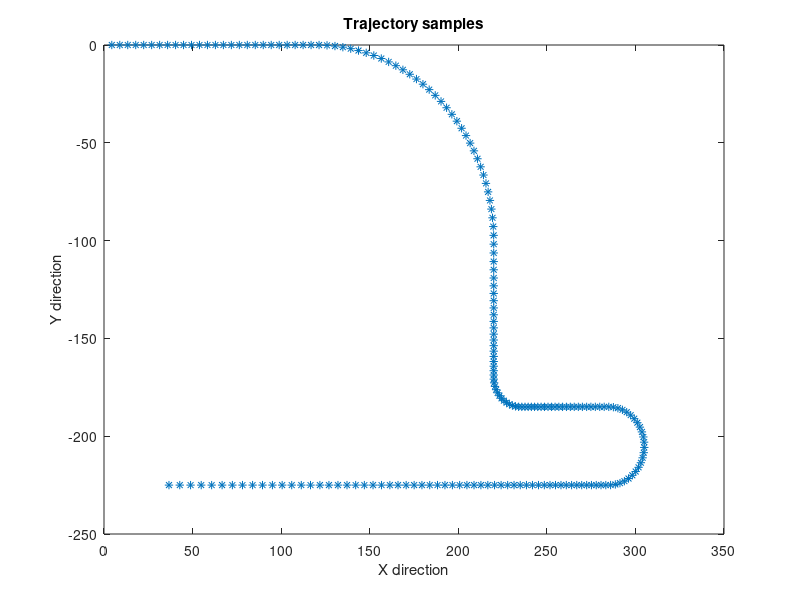
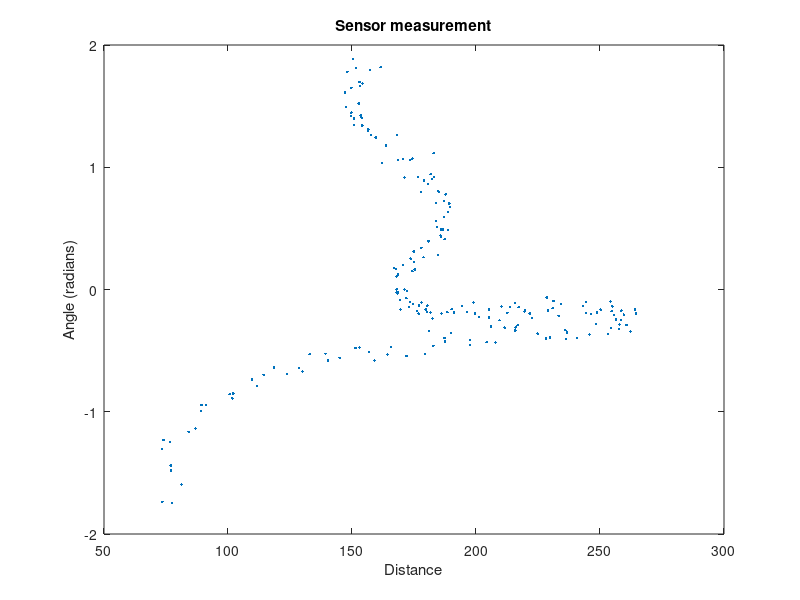
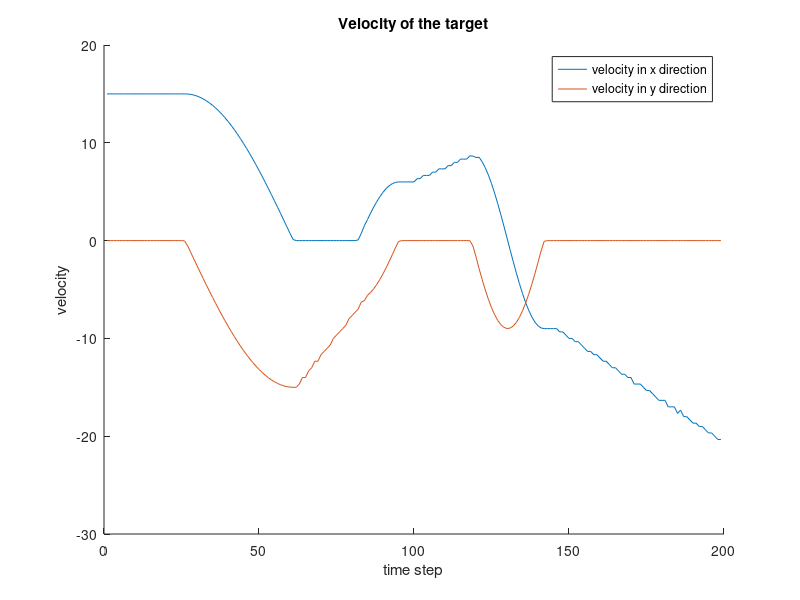

These figures' MATLAB source, in order: (Note: this script raises an error after producing the figures.)
clc;clear
close all
%% Generate Samples
load('Xk.mat')
s = [50;-150];
len = size(Xk,2);
d = zeros(1,len);
theta = zeros(1,len);
for i = 1:len
    d(i) = sqrt((Xk(1,i)-s(1))^2+(Xk(2,i)-s(2))^2);
    theta(i) = atan2(Xk(2,i)-s(2),Xk(1,i)-s(1));
    %         if theta(i) < 0
    %             theta(i) = theta(i) + pi;
    %         end
end

y_hat = [d + 3*randn(size(d));theta + 0.015*pi*randn(size(theta))];
%y_hat = [d;theta];

figure
plot(Xk(1,:),Xk(2,:),'*')
title('Trajectory samples');
xlabel('X direction');
ylabel('Y direction')

figure
plot(y_hat(1,:),y_hat(2,:),'.')
title('Sensor measurement')
xlabel('Distance');
ylabel('Angle (radians)');

%% Cubature Kalman filter (CV model)
T = 0.3;
v_x = diff(Xk(1,:))/T;
v_y = diff(Xk(2,:))/T;

figure
hold on
plot(v_x)
plot(v_y)
xlabel('time step')
ylabel('velocity')
title('Velocity of the target')
legend('velocity in x direction','velocity in y direction')

sigmaCV = 2; % motion noise (setting manually)

% dist = zeros(96,1);
% j = 1;
% for sigmaCV = 0.5:0.1:10

A_cv = kron([1 T;0 1],eye(2));
Q_cv = sigmaCV^2*kron([T^3/3 T^2/2;T^2/2 T],eye(2));
R = [3^2 0;0 (0.015*pi)^2];
%R = zeros(2,2);

dim = 4;
P = zeros(dim,dim,len);
x = zeros(dim,len);
P(:,:,1) = eye(dim); % initial covariance
x(:,1) = [Xk(1,1);Xk(2,1);v_x(1);v_y(1)]; % initial state


for i = 2:len
    chi = sigmaPoints(x(:,i-1),P(:,:,i-1),dim); % generate sigma points
    x(:,i) = 1/(2*dim)*sum(A_cv*chi,2); % predicted state
    P(:,:,i) = Q_cv + 1/(2*dim)*motionCov(A_cv,chi,x(:,i),dim); % predicted covariance
    % Update step
    chi = sigmaPoints(x(:,i),P(:,:,i),dim);
    measurements = H_meas(chi,dim,s);
    y = 1/(2*dim)*sum(measurements,2);
    Pxy = 1/(2*dim)*sum(P_xy(measurements, chi, x(:,i), y, dim ),3);
    S = R + 1/(2*dim)*sum(measCov( measurements, dim, y ),3);
    x(:,i) = x(:,i) + Pxy/S*(y_hat(:,i)-y);
    P(:,:,i) = P(:,:,i) - Pxy/S*Pxy';
end

% for idx = 1:len-1
%     dist(j) = dist(j) + (x(:,idx)-[Xk(:,idx);v_x(idx);v_y(idx)])'*(x(:,idx)-[Xk(:,idx);v_x(idx);v_y(idx)]);
% end
% j = j + 1;
% end

figure
hold on
plot(x(1,:),x(2,:),'*')
plot(Xk(1,:),Xk(2,:))
title('Estimation of CV model using cubature rule');
legend('estimation','true trajectory')
xlabel('X direction')
ylabel('Y direction')

figure
hold on
plot(x(3,:),x(4,:),'*')
plot(v_x,v_y)
title('Velocity estimation of CV model using cubature rule');
xlabel('X direction')
ylabel('Y direction')
legend('estimation','true value')

%% Cubature Kalman filter (CA model)
a_x = diff(v_x)/T;
a_y = diff(v_y)/T;

figure
hold on
plot(a_x)
plot(a_y)
xlabel('time step')
ylabel('acceleration')
title('Acceleration of the target')
legend('Acceleration in x direction','Acceleration in y direction')

sigmaCA = 0.5; % motion noise (setting manually)
% dist = zeros(96,1);
% j = 1;
% for sigmaCA = 0.5:0.1:10

A_ca = kron([1 T T^2/2;0 1 T;0 0 1],eye(2));
Q_ca = sigmaCA^2*kron([T^5/20 T^4/8 T^3/6;T^4/8 T^3/3 T^2/2;...
    T^3/6 T^2/2 T],eye(2));

dim = 6;
P = zeros(dim,dim,len);
x = zeros(dim,len);
P(:,:,1) = eye(dim); % initial covariance
x(:,1) = [Xk(1,1);Xk(2,1);v_x(1);v_y(1);a_x(1);a_y(1)]; % initial state

for i = 2:len
    chi = sigmaPoints(x(:,i-1),P(:,:,i-1),dim); % generate sigma points
    x(:,i) = 1/(2*dim)*sum(A_ca*chi,2); % predicted state
    P(:,:,i) = Q_ca + 1/(2*dim)*motionCov(A_ca,chi,x(:,i),dim); % predicted covariance
    % Update step
    chi = sigmaPoints(x(:,i),P(:,:,i),dim);
    measurements = H_meas(chi,dim,s);
    y = 1/(2*dim)*sum(measurements,2);
    Pxy = 1/(2*dim)*sum(P_xy( measurements, chi, x(:,i), y, dim ),3);
    S = R + 1/(2*dim)*sum(measCov( measurements, dim, y ),3);
    x(:,i) = x(:,i) + Pxy/S*(y_hat(:,i)-y);
    P(:,:,i) = P(:,:,i) - Pxy/S*Pxy';
end

% for idx = 1:len-2
%     dist(j) = dist(j) + (x(1:4,idx)-[Xk(:,idx);v_x(idx);v_y(idx)])'*(x(1:4,idx)-[Xk(:,idx);v_x(idx);v_y(idx)]);
% end
% j = j + 1;
% end

figure
hold on
plot(x(1,:),x(2,:),'*')
plot(Xk(1,:),Xk(2,:))
title('Estimation of CA model using cubature rule');
xlabel('X direction')
ylabel('Y direction')
legend('estimation','true value')

figure
hold on
plot(x(3,:),x(4,:),'*')
plot(v_x,v_y)
title('Velocity estimation of CA model using cubature rule');
xlabel('X direction')
ylabel('Y direction')
legend('estimation','true value')

%% Cubature RTS smoother (CV model)
sigmaCV = 2; % motion noise (setting manually)
A_cv = kron([1 T;0 1],eye(2));
Q_cv = sigmaCV^2*kron([T^3/3 T^2/2;T^2/2 T],eye(2));
R = [3^2 0;0 (0.015*pi)^2];
%R = zeros(2,2);

dim = 4;
P_predict = zeros(dim,dim,len-1);
Pkk = zeros(dim,dim,len-1);
P_update = zeros(dim,dim,len);
x_predict = zeros(dim,len-1);
x_update = zeros(dim,len);
P_update(:,:,1) = eye(dim); % initial covariance
x_update(:,1) = [Xk(1,1);Xk(2,1);v_x(1);v_y(1)]; % initial state

% Forward filtering
for i = 2:len
    chi = sigmaPoints(x_update(:,i-1),P_update(:,:,i-1),dim); % generate sigma points
    x_predict(:,i-1) = 1/(2*dim)*sum(A_cv*chi,2); % predicted state
    P_predict(:,:,i-1) = Q_cv + 1/(2*dim)*motionCov(A_cv,chi,x_predict(:,i-1),dim); % predicted covariance
    % Pkk
    Pkk(:,:,i-1) = 1/(2*dim)*P_kk( A_cv,chi,x_predict(:,i-1),x_update(:,i-1),dim );
    
    % Update step
    chi = sigmaPoints(x_predict(:,i-1),P_predict(:,:,i-1),dim);
    measurements = H_meas(chi,dim,s);
    y = 1/(2*dim)*sum(measurements,2);
    Pxy = 1/(2*dim)*sum(P_xy(measurements,chi,x_predict(:,i-1),y,dim),3);
    S = R + 1/(2*dim)*sum(measCov(measurements,dim,y),3);
    x_update(:,i) = x_predict(:,i-1) + Pxy/S*(y_hat(:,i)-y);
    P_update(:,:,i) = P_predict(:,:,i-1) - Pxy/S*Pxy';
end


x_smooth = zeros(dim,len);
P_smooth = zeros(dim,dim,len);
x_smooth(:,end) = x_update(:,end);
P_smooth(:,:,end) = P_update(:,:,end);
G = zeros(dim,dim,len-1);
% Backward recursion
for i = 1:len-1
    G(:,:,i) =Pkk(:,:,end-i+1)/P_predict(:,:,end-i+1);
    x_smooth(:,end-i) = x_update(:,end-i) + G(:,:,i)*...
        (x_smooth(:,end-i+1) - x_predict(:,end-i+1));
    P_smooth(:,:,end-i) = P_update(:,:,end-i) + G(:,:,i)*...
        (P_smooth(:,:,end-i+1) - P_predict(:,:,end-i+1))*G(:,:,i)';
end


figure
hold on
plot(Xk(1,:),Xk(2,:))
plot(x_update(1,:),x_update(2,:),'.-')
plot(x_smooth(1,:),x_smooth(2,:),'o')
title('Estimation of trajectory using CV model using RTS smoother');
xlabel('X direction')
ylabel('Y direction')
legend('true trajectory','filtering trajectory','smoothing trajectory')

figure
hold on
plot(v_x,v_y);
plot(x_update(3,:),x_update(4,:),'*')
plot(x_smooth(3,:),x_smooth(4,:),'o')
title('Estimation of velocity using CV model using RTS smoother');
xlabel('X direction')
ylabel('Y direction')
legend('true velocity','filtering velocity','smoothing velocity')


%% No measurements between time step 150~175
sigmaCV = 2; % motion noise (setting manually)
A_cv = kron([1 T;0 1],eye(2));
Q_cv = sigmaCV^2*kron([T^3/3 T^2/2;T^2/2 T],eye(2));
R = [3^2 0;0 (0.015*pi)^2];
%R = zeros(2,2);

dim = 4;
P_predict = zeros(dim,dim,len-1);
Pkk = zeros(dim,dim,len-1);
P_update = zeros(dim,dim,len);
x_predict = zeros(dim,len-1);
x_update = zeros(dim,len);
P_update(:,:,1) = eye(dim); % initial covariance
x_update(:,1) = [Xk(1,1);Xk(2,1);v_x(1);v_y(1)]; % initial state

% Forward filtering
for i = 2:len
    chi = sigmaPoints(x_update(:,i-1),P_update(:,:,i-1),dim); % generate sigma points
    x_predict(:,i-1) = 1/(2*dim)*sum(A_cv*chi,2); % predicted state
    P_predict(:,:,i-1) = Q_cv + 1/(2*dim)*motionCov(A_cv,chi,x_predict(:,i-1),dim); % predicted covariance
    % Pkk
    Pkk(:,:,i-1) = 1/(2*dim)*P_kk( A_cv,chi,x_predict(:,i-1),x_update(:,i-1),dim );
    % Update step
    chi = sigmaPoints(x_predict(:,i-1),P_predict(:,:,i-1),dim);
    measurements = H_meas(chi,dim,s);
    y = 1/(2*dim)*sum(measurements,2);
    Pxy = 1/(2*dim)*sum(P_xy(measurements,chi,x_predict(:,i-1),y,dim),3);
    S = R + 1/(2*dim)*sum(measCov(measurements,dim,y),3);
    if i >= 150 && i <= 175
        x_update(:,i) = x_predict(:,i-1);
        P_update(:,:,i) = P_predict(:,:,i-1);
    else
        x_update(:,i) = x_predict(:,i-1) + Pxy/S*(y_hat(:,i)-y);
        P_update(:,:,i) = P_predict(:,:,i-1) - Pxy/S*Pxy';
    end
end


x_smooth = zeros(dim,len);
P_smooth = zeros(dim,dim,len);
x_smooth(:,end) = x_update(:,end);
P_smooth(:,:,end) = P_update(:,:,end);
G = zeros(dim,dim,len-1);
% Backward recursion
for i = 1:len-1
    G(:,:,i) = Pkk(:,:,end-i+1)/P_predict(:,:,end-i+1);
    x_smooth(:,end-i) = x_update(:,end-i) + G(:,:,i)*...
        (x_smooth(:,end-i+1) - x_predict(:,end-i+1));
    P_smooth(:,:,end-i) = P_update(:,:,end-i) + G(:,:,i)*...
        (P_smooth(:,:,end-i+1) - P_predict(:,:,end-i+1))*G(:,:,i)';
end


figure
hold on
plot(x_update(1,:),x_update(2,:),'.-')
plot(x_smooth(1,:),x_smooth(2,:),'*')
title('Estimation of trajectory using CV model using RTS smoother with few time steps missing');
xlabel('X direction')
ylabel('Y direction')
legend('Kalman filtering','RTS smoother')

figure
hold on
plot(x_update(3,:),x_update(4,:),'.-')
plot(x_smooth(3,:),x_smooth(4,:),'*')
title('Estimation of velocity using CV model using RTS smoother with few time steps missing');
xlabel('X direction')
ylabel('Y direction')
legend('Kalman filtering','RTS smoother')

%% MSE for individual state elements
trial = 100;
se_px = zeros(trial,len);
se_py = zeros(trial,len);
se_vx = zeros(trial,len-1);
se_vy = zeros(trial,len-1);
covPosterior1 = zeros(dim,len,trial);
covPosterior2 = zeros(dim,len,trial);
for t = 1:trial
    y_hat = [d + 3*randn(size(d));theta + 0.015*pi*randn(size(theta))];
    dim = 4;
    P_predict = zeros(dim,dim,len-1);
    Pkk = zeros(dim,dim,len-1);
    P_update = zeros(dim,dim,len);
    x_predict = zeros(dim,len-1);
    x_update = zeros(dim,len);
    P_update(:,:,1) = eye(dim); % initial covariance
    x_update(:,1) = [Xk(1,1);Xk(2,1);v_x(1);v_y(1)]; % initial state
    
    % Forward filtering
    for i = 2:len
        chi = sigmaPoints(x_update(:,i-1),P_update(:,:,i-1),dim); % generate sigma points
        x_predict(:,i-1) = 1/(2*dim)*sum(A_cv*chi,2); % predicted state
        P_predict(:,:,i-1) = Q_cv + 1/(2*dim)*motionCov(A_cv,chi,x_predict(:,i-1),dim); % predicted covariance
        % Pkk
        Pkk(:,:,i-1) = 1/(2*dim)*P_kk( A_cv,chi,x_predict(:,i-1),x_update(:,i-1),dim );
        
        % Update step
        chi = sigmaPoints(x_predict(:,i-1),P_predict(:,:,i-1),dim);
        measurements = H_meas(chi,dim,s);
        y = 1/(2*dim)*sum(measurements,2);
        Pxy = 1/(2*dim)*sum(P_xy(measurements,chi,x_predict(:,i-1),y,dim),3);
        S = R + 1/(2*dim)*sum(measCov(measurements,dim,y),3);
        x_update(:,i) = x_predict(:,i-1) + Pxy/S*(y_hat(:,i)-y);
        P_update(:,:,i) = P_predict(:,:,i-1) - Pxy/S*Pxy';
    end
    
    
    x_smooth = zeros(dim,len);
    P_smooth = zeros(dim,dim,len);
    x_smooth(:,end) = x_update(:,end);
    P_smooth(:,:,end) = P_update(:,:,end);
    G = zeros(dim,dim,len-1);
    % Backward recursion
    for i = 1:len-1
        G(:,:,i) =Pkk(:,:,end-i+1)/P_predict(:,:,end-i+1);
        x_smooth(:,end-i) = x_update(:,end-i) + G(:,:,i)*...
            (x_smooth(:,end-i+1) - x_predict(:,end-i+1));
        P_smooth(:,:,end-i) = P_update(:,:,end-i) + G(:,:,i)*...
            (P_smooth(:,:,end-i+1) - P_predict(:,:,end-i+1))*G(:,:,i)';
    end
    
    
    for i = 1:len
        covPosterior1(:,i,t) = diag(P_update(:,:,i));
        covPosterior2(:,i,t) = diag(P_smooth(:,:,i));
    end
    se_px(t,:) = (x_update(1,:) - Xk(1,:)).^2;
    se_py(t,:) = (x_update(2,:) - Xk(2,:)).^2;
    se_vx(t,:) = (x_update(3,1:end-1) - v_x).^2;
    se_vy(t,:) = (x_update(4,1:end-1) - v_y).^2;
    
    se_px2(t,:) = (x_smooth(1,:) - Xk(1,:)).^2;
    se_py2(t,:) = (x_smooth(2,:) - Xk(2,:)).^2;
    se_vx2(t,:) = (x_smooth(3,1:end-1) - v_x).^2;
    se_vy2(t,:) = (x_smooth(4,1:end-1) - v_y).^2;
    
end
mse_px = mean(se_px);
mse_py = mean(se_py);
mse_vx = mean(se_vx);
mse_vy = mean(se_vy);

mse_px2 = mean(se_px2);
mse_py2 = mean(se_py2);
mse_vx2 = mean(se_vx2);
mse_vy2 = mean(se_vy2);


averageCov1 = mean(covPosterior1,3);
averageCov2 = mean(covPosterior2,3);

figure
hold on
plot(averageCov1');
xlabel('time step')
ylabel('posterior covariance')
title('Average Posterior covariance (filtering) of individual state over 100 simulations')
legend('position x','position y','velocity x','velocity y')


figure
hold on
plot(averageCov2');
xlabel('time step')
ylabel('posterior covariance')
title('Average Posterior covariance (smoothing) of individual state over 100 simulations')
legend('position x','position y','velocity x','velocity y')

figure
hold on
plot(mse_px)
plot(mse_py)
plot(mse_vx)
plot(mse_vy)
xlabel('time step')
ylabel('mean square error for filtering')
title('Mean square error (filtering) of individual state over 100 simulations')
legend('position x','position y','velocity x','velocity y')

figure
hold on
plot(mse_px2)
plot(mse_py2)
plot(mse_vx2)
plot(mse_vy2)
xlabel('time step')
ylabel('mean square error for filtering')
title('Mean square error (smoothing) of individual state over 100 simulations')
legend('position x','position y','velocity x','velocity y')
